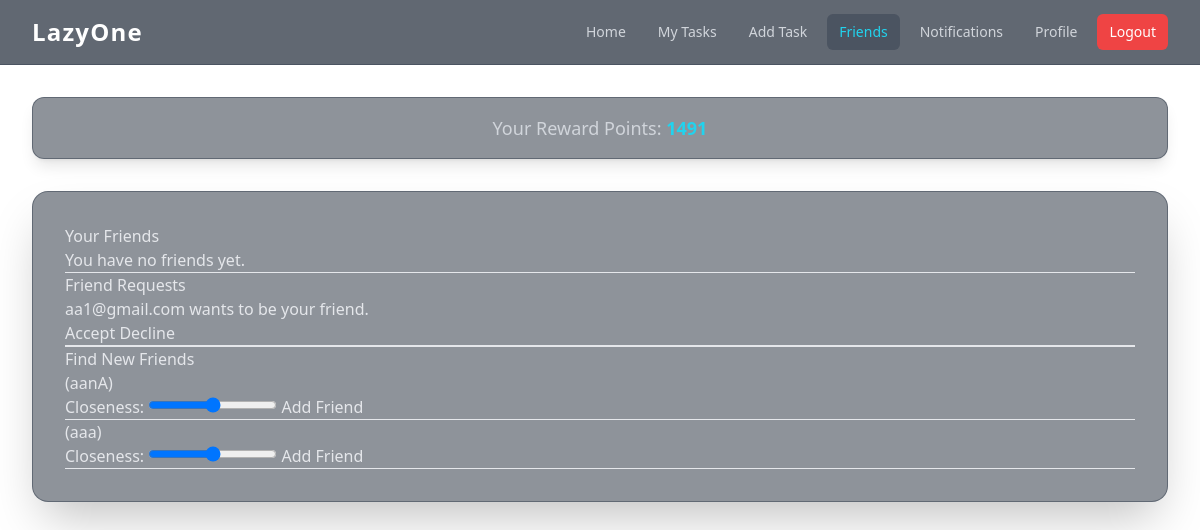
/friends/ (signed in), run on an earlier commit of the app's database.
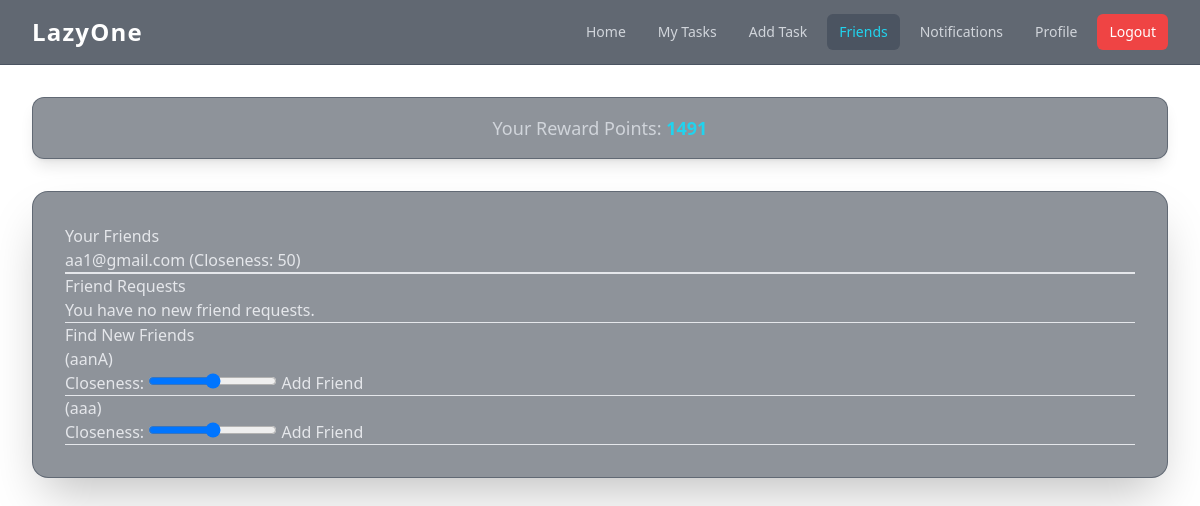
And on a later commit of the database.
### basic/models.py (models this page shows, shortened)
class FriendRequest(models.Model):
    from_user = models.ForeignKey(User, related_name='from_user', on_delete=models.CASCADE)
    to_user = models.ForeignKey(User, related_name='to_user', on_delete=models.CASCADE)
    closeness = models.IntegerField(default=50)
    is_accepted = models.BooleanField(default=False)
    created_at = models.DateTimeField(auto_now_add=True)

class UserProfile(models.Model):
    user = models.OneToOneField(User, on_delete=models.CASCADE)
    bio = models.CharField(max_length=300,blank=True)
    first_name = models.CharField(max_length=50, blank=True)
    last_name = models.CharField(max_length=50, blank=True)
    college = models.CharField(max_length=100, blank=True)
    room_no = models.CharField(max_length=20, blank=True)
    major = models.CharField(max_length=100, blank=True)
    hostel = models.CharField(max_length=100, blank=True)
    roll_no = models.CharField(max_length=100, blank=True)
    batch = models.IntegerField(default=2029)
    friends = models.ManyToManyField('self', blank=True)
    rewards = models.IntegerField(default=1500)
    phone_number = models.CharField(max_length=20, blank=True)
    is_phone_verified = models.BooleanField(default=False)
    instagram_username = models.CharField(max_length=100, blank=True)
    is_instagram_verified = models.BooleanField(default=False)
    firebase_uid = models.CharField(max_length=128, blank=True, null=True, unique=True)

class Friendship(models.Model):
    from_user = models.ForeignKey(UserProfile, related_name='friendship_from_user', on_delete=models.CASCADE)
    to_user = models.ForeignKey(UserProfile, related_name='friendship_to_user', on_delete=models.CASCADE)
    closeness = models.IntegerField(default=50)

### basic/views.py (the view)
# urls.py: path('friends/', views.friends_view, name='friends'),
@login_required(login_url='/login')
def friends_view(request):
    user_profile = get_object_or_404(UserProfile, user=request.user)
    friendships = Friendship.objects.filter(from_user=user_profile).order_by('-closeness')
    friend_requests = FriendRequest.objects.filter(to_user=request.user, is_accepted=False)
    current_friends = user_profile.friends.all().values_list('user__id', flat=True)
    sent_requests = FriendRequest.objects.filter(from_user=request.user).values_list('to_user_id', flat=True)
    received_requests = FriendRequest.objects.filter(to_user=request.user).values_list('from_user_id', flat=True)
    exclude_ids = set(current_friends) | set(sent_requests) | set(received_requests)
    exclude_ids.add(request.user.id)
    other_users = UserProfile.objects.exclude(user__id__in=exclude_ids)
    context = {
        'friendships': friendships,
        'friend_requests': friend_requests,
        'other_users': other_users
    }
    return render(request, 'friends.html', context)

### basic/context_processors.py (called while the page is built)
def firebase_keys(request):
    return {
        'FIREBASE_API_KEY': settings.FIREBASE_API_KEY,
        'FIREBASE_AUTH_DOMAIN': settings.FIREBASE_AUTH_DOMAIN,
        'FIREBASE_PROJECT_ID': settings.FIREBASE_PROJECT_ID,
        'FIREBASE_STORAGE_BUCKET': settings.FIREBASE_STORAGE_BUCKET,
        'FIREBASE_MESSAGING_SENDER_ID': settings.FIREBASE_MESSAGING_SENDER_ID,
        'FIREBASE_APP_ID': settings.FIREBASE_APP_ID,
    }

### basic/templates/friends.html (shortened to what this page needs)
{% extends 'base.html' %}
{% block content %}
    <h2>Your Friends</h2>
    {% for friendship in friendships %}
        <div>
            <p>{{ friendship.to_user.user.username }} (Closeness: {{ friendship.closeness }})</p>
            <hr>
        </div>
    {% empty %}
        <p>You have no friends yet.</p>
    {% endfor %}
    <hr>
    <h2>Friend Requests</h2>
    {% for request in friend_requests %}
        <div>
            <p>{{ request.from_user.username }} wants to be your friend.</p>
            <a href="{% url 'accept_friend_request' request.id %}"><button>Accept</button></a>
            <a href="{% url 'decline_friend_request' request.id %}"><button>Decline</button></a>
            <hr>
        </div>
    {% empty %}
        <p>You have no new friend requests.</p>
    {% endfor %}
    <hr>
    <h2>Find New Friends</h2>
    {% for profile in other_users %}
        <div>
            <p>{{ profile.user.first_name }} {{ profile.user.last_name }} ({{ profile.user.username|cut:"@gmail.com" }})</p>
            <form action="{% url 'send_friend_request' profile.user.id %}" method="post">
                <label for="closeness-{{ profile.user.id }}">Closeness:</label>
                <input type="range" id="closeness-{{ profile.user.id }}" name="closeness" min="0" max="100" value="50">
                <button type="submit">Add Friend</button>
            </form>
            <hr>
        </div>
    {% empty %}
        <p>No new users to add as friends right now.</p>
    {% endfor %}
{% endblock %}

What changed in the data, as far as the page shows it:
removed FriendRequest: from_user.username "aa1@gmail.com"
added Friendship: to_user.user.username "aa1@gmail.com", closeness "50"
Also different on the page:
text no longer shown: "You have no friends yet."
text now shown: "You have no new friend requests."
